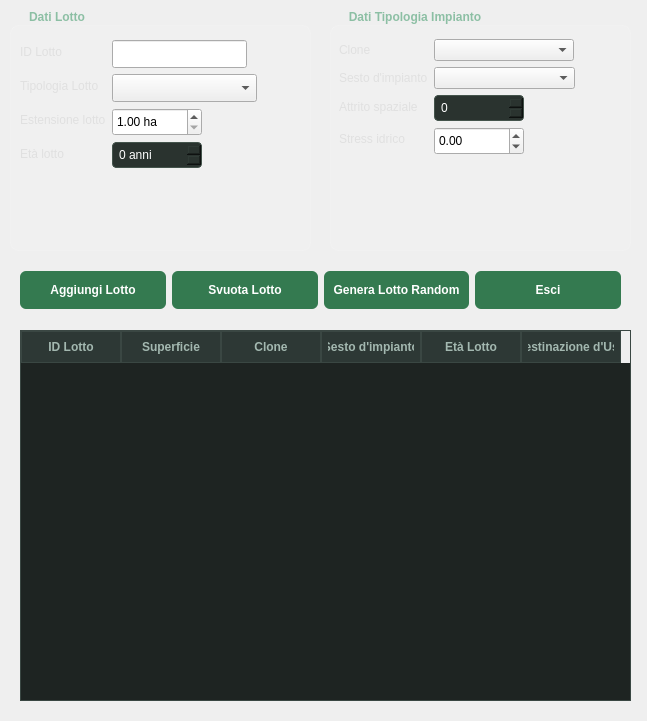
<?xml version="1.0" encoding="UTF-8"?>
<ui version="4.0">
 <class>FormLotti</class>
 <widget class="QWidget" name="FormLotti">
  <property name="geometry">
   <rect>
    <x>0</x>
    <y>0</y>
    <width>647</width>
    <height>721</height>
   </rect>
  </property>
  <property name="minimumSize">
   <size>
    <width>647</width>
    <height>720</height>
   </size>
  </property>
  <property name="maximumSize">
   <size>
    <width>647</width>
    <height>721</height>
   </size>
  </property>
  <property name="windowTitle">
   <string>Form</string>
  </property>
  <property name="styleSheet">
   <string notr="true">/* Sfondo applicato SOLO alla finestra principale della form */
QWidget#FormLotti {
    background-color: qlineargradient(x1:0, y1:0, x2:0, y2:1, 
                                      stop:0 #1e2622, stop:1 #121715);
    color: #ffffff;
}

/* Stile dei contenitori di gruppo */
QGroupBox {
    background-color: rgba(255, 255, 255, 0.04);
    border: 1px solid rgba(255, 255, 255, 0.12);
    border-radius: 8px;
    margin-top: 15px;
    font-weight: bold;
}

/* Titoli dei GroupBox */
QGroupBox::title {
    subcontrol-origin: margin;
    subcontrol-position: top left;
    left: 12px;
    color: #8cbfa4; /* Verde salvia chiaro coordinato */
    padding: 0 5px;
}

/* Campi numerici di inserimento */
QSpinBox {
    background-color: #2a332f;
    border: 1px solid #44544c;
    border-radius: 4px;
    padding: 4px;
    color: #ffffff;
    min-width: 65px;
}

/* Evidenziazione del campo quando l'utente ci clicca dentro */
QSpinBox:focus {
    border: 1px solid #8cbfa4;
    background-color: #313c37;
}

/* Etichette di testo statiche dentro la form */
QLabel {
    color: #e0e0e0;
}

/* Pulsante di salvataggio finale */
QPushButton {
    background-color: #347a50;
    color: white;
    border: none;
    border-radius: 6px;
    font-weight: bold;
    min-height: 30px;
    padding: 4px
}

/* Effetto al passaggio del mouse sul pulsante */
QPushButton:hover {
    background-color: #419663;
}

/* Effetto al click sul pulsante */
QPushButton:pressed {
    background-color: #245939;
}

QTableWidget {
                    background-color: #1e2422;      /* Sfondo delle celle leggermente più chiaro dello sfondo app */
                    gridline-color: #3a4743;          /* Il colore dei quadretti di separazione */
                    color: #ffffff;                  /* Colore del testo delle celle */
                    font-size: 13px;
                    border: 1px solid #3a4743;
                }
                
                /* Stile dei titoli delle colonne in alto */
                QHeaderView::section {
                    background-color: #2d3835;       /* Sfondo dei titoli */
                    color: #a3b8b0;                  /* Testo dei titoli (verde oliva chiaro/grigio) */
                    padding: 6px;
                    font-weight: bold;
                    border: 1px solid #3a4743;       /* Confine dei titoli per allinearsi alla griglia */
                }
                
                /* Stile quando l'utente seleziona una riga */
                QTableWidget::item:selected {
                    background-color: #2e6b4e;       /* Colore verde foresta per la riga selezionata */
                    color: #ffffff;                  /* Testo bianco sulla selezione */
                }
</string>
  </property>
  <widget class="QGroupBox" name="groupBox">
   <property name="geometry">
    <rect>
     <x>10</x>
     <y>10</y>
     <width>301</width>
     <height>241</height>
    </rect>
   </property>
   <property name="title">
    <string>Dati Lotto</string>
   </property>
   <property name="flat">
    <bool>false</bool>
   </property>
   <widget class="QWidget" name="formLayoutWidget">
    <property name="geometry">
     <rect>
      <x>10</x>
      <y>30</y>
      <width>271</width>
      <height>200</height>
     </rect>
    </property>
    <layout class="QFormLayout" name="formLayout">
     <property name="labelAlignment">
      <set>Qt::AlignmentFlag::AlignLeading|Qt::AlignmentFlag::AlignLeft|Qt::AlignmentFlag::AlignVCenter</set>
     </property>
     <property name="formAlignment">
      <set>Qt::AlignmentFlag::AlignLeading|Qt::AlignmentFlag::AlignLeft|Qt::AlignmentFlag::AlignTop</set>
     </property>
     <item row="0" column="0">
      <widget class="QLabel" name="label">
       <property name="text">
        <string>ID Lotto</string>
       </property>
      </widget>
     </item>
     <item row="0" column="1">
      <widget class="QLineEdit" name="txt_id_lotto">
       <property name="sizePolicy">
        <sizepolicy hsizetype="Fixed" vsizetype="Fixed">
         <horstretch>0</horstretch>
         <verstretch>0</verstretch>
        </sizepolicy>
       </property>
       <property name="minimumSize">
        <size>
         <width>135</width>
         <height>28</height>
        </size>
       </property>
       <property name="maximumSize">
        <size>
         <width>135</width>
         <height>16777215</height>
        </size>
       </property>
      </widget>
     </item>
     <item row="1" column="0">
      <widget class="QLabel" name="label_8">
       <property name="text">
        <string>Tipologia Lotto</string>
       </property>
      </widget>
     </item>
     <item row="1" column="1">
      <widget class="QComboBox" name="combo_destinazione">
       <property name="minimumSize">
        <size>
         <width>145</width>
         <height>28</height>
        </size>
       </property>
       <property name="maximumSize">
        <size>
         <width>145</width>
         <height>16777215</height>
        </size>
       </property>
      </widget>
     </item>
     <item row="2" column="0">
      <widget class="QLabel" name="label_2">
       <property name="text">
        <string>Estensione lotto</string>
       </property>
      </widget>
     </item>
     <item row="2" column="1">
      <widget class="QDoubleSpinBox" name="spin_ettari">
       <property name="minimumSize">
        <size>
         <width>90</width>
         <height>28</height>
        </size>
       </property>
       <property name="maximumSize">
        <size>
         <width>90</width>
         <height>16777215</height>
        </size>
       </property>
       <property name="suffix">
        <string> ha</string>
       </property>
       <property name="minimum">
        <double>1.000000000000000</double>
       </property>
       <property name="singleStep">
        <double>0.100000000000000</double>
       </property>
      </widget>
     </item>
     <item row="3" column="1">
      <widget class="QSpinBox" name="spin_eta_iniziale">
       <property name="minimumSize">
        <size>
         <width>75</width>
         <height>0</height>
        </size>
       </property>
       <property name="maximumSize">
        <size>
         <width>90</width>
         <height>16777215</height>
        </size>
       </property>
       <property name="suffix">
        <string> anni</string>
       </property>
       <property name="maximum">
        <number>15</number>
       </property>
      </widget>
     </item>
     <item row="3" column="0">
      <widget class="QLabel" name="label_3">
       <property name="text">
        <string>Età lotto</string>
       </property>
      </widget>
     </item>
    </layout>
   </widget>
  </widget>
  <widget class="QTableWidget" name="table_lotti">
   <property name="geometry">
    <rect>
     <x>20</x>
     <y>330</y>
     <width>611</width>
     <height>371</height>
    </rect>
   </property>
   <property name="frameShadow">
    <enum>QFrame::Shadow::Raised</enum>
   </property>
   <property name="showGrid">
    <bool>true</bool>
   </property>
   <column>
    <property name="text">
     <string>ID Lotto</string>
    </property>
   </column>
   <column>
    <property name="text">
     <string>Superficie</string>
    </property>
   </column>
   <column>
    <property name="text">
     <string>Clone</string>
    </property>
   </column>
   <column>
    <property name="text">
     <string>Sesto d'impianto</string>
    </property>
   </column>
   <column>
    <property name="text">
     <string>Età Lotto</string>
    </property>
   </column>
   <column>
    <property name="text">
     <string>Destinazione d'Uso</string>
    </property>
   </column>
  </widget>
  <widget class="QWidget" name="horizontalLayoutWidget">
   <property name="geometry">
    <rect>
     <x>10</x>
     <y>260</y>
     <width>621</width>
     <height>61</height>
    </rect>
   </property>
   <layout class="QHBoxLayout" name="horizontalLayout">
    <property name="leftMargin">
     <number>10</number>
    </property>
    <property name="rightMargin">
     <number>10</number>
    </property>
    <item>
     <widget class="QPushButton" name="btn_azione_lotto">
      <property name="text">
       <string>Aggiungi Lotto</string>
      </property>
     </widget>
    </item>
    <item>
     <widget class="QPushButton" name="btn_elimina_lotto">
      <property name="text">
       <string>Svuota Lotto</string>
      </property>
     </widget>
    </item>
    <item>
     <widget class="QPushButton" name="btn_randomizza">
      <property name="text">
       <string>Genera Lotto Random</string>
      </property>
     </widget>
    </item>
    <item>
     <widget class="QPushButton" name="btn_esci">
      <property name="text">
       <string>Esci</string>
      </property>
     </widget>
    </item>
   </layout>
  </widget>
  <widget class="QGroupBox" name="groupBox_2">
   <property name="geometry">
    <rect>
     <x>330</x>
     <y>10</y>
     <width>301</width>
     <height>241</height>
    </rect>
   </property>
   <property name="title">
    <string>Dati Tipologia Impianto</string>
   </property>
   <widget class="QWidget" name="formLayoutWidget_2">
    <property name="geometry">
     <rect>
      <x>9</x>
      <y>29</y>
      <width>281</width>
      <height>140</height>
     </rect>
    </property>
    <layout class="QFormLayout" name="formLayout_2">
     <property name="labelAlignment">
      <set>Qt::AlignmentFlag::AlignLeading|Qt::AlignmentFlag::AlignLeft|Qt::AlignmentFlag::AlignVCenter</set>
     </property>
     <property name="formAlignment">
      <set>Qt::AlignmentFlag::AlignLeading|Qt::AlignmentFlag::AlignLeft|Qt::AlignmentFlag::AlignTop</set>
     </property>
     <item row="0" column="0">
      <widget class="QLabel" name="label_4">
       <property name="text">
        <string>Clone</string>
       </property>
      </widget>
     </item>
     <item row="0" column="1">
      <widget class="QComboBox" name="combo_clone">
       <property name="minimumSize">
        <size>
         <width>140</width>
         <height>0</height>
        </size>
       </property>
       <property name="maximumSize">
        <size>
         <width>140</width>
         <height>16777215</height>
        </size>
       </property>
      </widget>
     </item>
     <item row="1" column="0">
      <widget class="QLabel" name="label_5">
       <property name="text">
        <string>Sesto d'impianto</string>
       </property>
      </widget>
     </item>
     <item row="1" column="1">
      <widget class="QComboBox" name="combo_sesto_impianto">
       <property name="minimumSize">
        <size>
         <width>141</width>
         <height>0</height>
        </size>
       </property>
       <property name="maximumSize">
        <size>
         <width>140</width>
         <height>16777215</height>
        </size>
       </property>
      </widget>
     </item>
     <item row="2" column="0">
      <widget class="QLabel" name="label_7">
       <property name="text">
        <string>Attrito spaziale</string>
       </property>
      </widget>
     </item>
     <item row="2" column="1">
      <widget class="QSpinBox" name="spin_attrito">
       <property name="maximumSize">
        <size>
         <width>90</width>
         <height>90</height>
        </size>
       </property>
       <property name="maximum">
        <number>10</number>
       </property>
      </widget>
     </item>
     <item row="3" column="0">
      <widget class="QLabel" name="label_6">
       <property name="text">
        <string>Stress idrico</string>
       </property>
      </widget>
     </item>
     <item row="3" column="1">
      <widget class="QDoubleSpinBox" name="spin_test_idrico">
       <property name="minimumSize">
        <size>
         <width>90</width>
         <height>28</height>
        </size>
       </property>
       <property name="maximumSize">
        <size>
         <width>90</width>
         <height>16777215</height>
        </size>
       </property>
       <property name="minimum">
        <double>-1.000000000000000</double>
       </property>
       <property name="maximum">
        <double>1.000000000000000</double>
       </property>
       <property name="singleStep">
        <double>0.100000000000000</double>
       </property>
      </widget>
     </item>
    </layout>
   </widget>
   <widget class="QLabel" name="lbl_avviso_clone">
    <property name="geometry">
     <rect>
      <x>10</x>
      <y>180</y>
      <width>271</width>
      <height>51</height>
     </rect>
    </property>
    <property name="text">
     <string/>
    </property>
    <property name="alignment">
     <set>Qt::AlignmentFlag::AlignJustify|Qt::AlignmentFlag::AlignTop</set>
    </property>
    <property name="wordWrap">
     <bool>true</bool>
    </property>
   </widget>
  </widget>
 </widget>
 <resources/>
 <connections/>
</ui>
